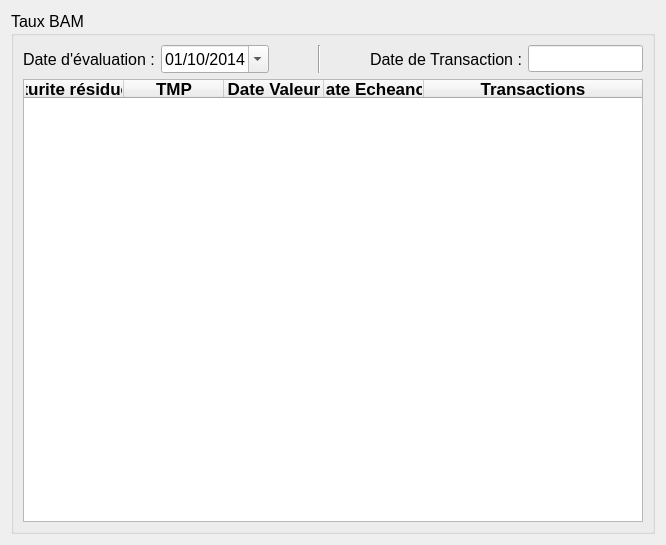
<?xml version="1.0" encoding="UTF-8"?>
<ui version="4.0">
 <class>CourbeTaux</class>
 <widget class="QWidget" name="CourbeTaux">
  <property name="geometry">
   <rect>
    <x>0</x>
    <y>0</y>
    <width>666</width>
    <height>545</height>
   </rect>
  </property>
  <property name="maximumSize">
   <size>
    <width>800</width>
    <height>550</height>
   </size>
  </property>
  <property name="windowTitle">
   <string>Courbe de taux</string>
  </property>
  <layout class="QVBoxLayout" name="verticalLayout">
   <item>
    <widget class="QGroupBox" name="groupBox">
     <property name="sizePolicy">
      <sizepolicy hsizetype="Expanding" vsizetype="Preferred">
       <horstretch>0</horstretch>
       <verstretch>0</verstretch>
      </sizepolicy>
     </property>
     <property name="minimumSize">
      <size>
       <width>430</width>
       <height>0</height>
      </size>
     </property>
     <property name="maximumSize">
      <size>
       <width>750</width>
       <height>16777215</height>
      </size>
     </property>
     <property name="sizeIncrement">
      <size>
       <width>1</width>
       <height>0</height>
      </size>
     </property>
     <property name="font">
      <font>
       <pointsize>12</pointsize>
       <weight>50</weight>
       <bold>false</bold>
       <underline>false</underline>
      </font>
     </property>
     <property name="title">
      <string>Taux BAM</string>
     </property>
     <property name="flat">
      <bool>true</bool>
     </property>
     <property name="checkable">
      <bool>false</bool>
     </property>
     <layout class="QVBoxLayout" name="verticalLayout_2">
      <item>
       <layout class="QHBoxLayout" name="horizontalLayout">
        <item>
         <widget class="QLabel" name="label">
          <property name="text">
           <string>Date d'évaluation :</string>
          </property>
         </widget>
        </item>
        <item>
         <widget class="QDateEdit" name="dateEditFilter">
          <property name="maximumSize">
           <size>
            <width>250</width>
            <height>16777215</height>
           </size>
          </property>
          <property name="date">
           <date>
            <year>2014</year>
            <month>10</month>
            <day>1</day>
           </date>
          </property>
          <property name="currentSection">
           <enum>QDateTimeEdit::DaySection</enum>
          </property>
          <property name="displayFormat">
           <string>dd/MM/yyyy</string>
          </property>
          <property name="calendarPopup">
           <bool>true</bool>
          </property>
          <property name="currentSectionIndex">
           <number>0</number>
          </property>
         </widget>
        </item>
        <item>
         <spacer name="horizontalSpacer_2">
          <property name="orientation">
           <enum>Qt::Horizontal</enum>
          </property>
          <property name="sizeHint" stdset="0">
           <size>
            <width>40</width>
            <height>20</height>
           </size>
          </property>
         </spacer>
        </item>
        <item>
         <widget class="Line" name="line">
          <property name="orientation">
           <enum>Qt::Vertical</enum>
          </property>
         </widget>
        </item>
        <item>
         <spacer name="horizontalSpacer">
          <property name="orientation">
           <enum>Qt::Horizontal</enum>
          </property>
          <property name="sizeHint" stdset="0">
           <size>
            <width>40</width>
            <height>20</height>
           </size>
          </property>
         </spacer>
        </item>
        <item>
         <widget class="QLabel" name="labelTransaction">
          <property name="text">
           <string>Date de Transaction :</string>
          </property>
         </widget>
        </item>
        <item>
         <widget class="QLineEdit" name="lineEditTransaction">
          <property name="maximumSize">
           <size>
            <width>115</width>
            <height>16777215</height>
           </size>
          </property>
          <property name="readOnly">
           <bool>true</bool>
          </property>
         </widget>
        </item>
       </layout>
      </item>
      <item>
       <widget class="QTableWidget" name="tableWidgetCourbe">
        <property name="enabled">
         <bool>true</bool>
        </property>
        <property name="sizePolicy">
         <sizepolicy hsizetype="Expanding" vsizetype="Expanding">
          <horstretch>0</horstretch>
          <verstretch>0</verstretch>
         </sizepolicy>
        </property>
        <property name="minimumSize">
         <size>
          <width>400</width>
          <height>0</height>
         </size>
        </property>
        <property name="maximumSize">
         <size>
          <width>5000</width>
          <height>16777215</height>
         </size>
        </property>
        <property name="font">
         <font>
          <pointsize>13</pointsize>
          <weight>50</weight>
          <bold>false</bold>
         </font>
        </property>
        <property name="midLineWidth">
         <number>0</number>
        </property>
        <property name="editTriggers">
         <set>QAbstractItemView::EditKeyPressed</set>
        </property>
        <property name="dragDropOverwriteMode">
         <bool>false</bool>
        </property>
        <property name="alternatingRowColors">
         <bool>true</bool>
        </property>
        <property name="selectionBehavior">
         <enum>QAbstractItemView::SelectRows</enum>
        </property>
        <property name="showGrid">
         <bool>false</bool>
        </property>
        <property name="gridStyle">
         <enum>Qt::DashLine</enum>
        </property>
        <property name="rowCount">
         <number>0</number>
        </property>
        <attribute name="horizontalHeaderVisible">
         <bool>true</bool>
        </attribute>
        <attribute name="horizontalHeaderStretchLastSection">
         <bool>true</bool>
        </attribute>
        <attribute name="verticalHeaderVisible">
         <bool>true</bool>
        </attribute>
        <attribute name="verticalHeaderDefaultSectionSize">
         <number>22</number>
        </attribute>
        <attribute name="verticalHeaderMinimumSectionSize">
         <number>16</number>
        </attribute>
        <attribute name="verticalHeaderShowSortIndicator" stdset="0">
         <bool>true</bool>
        </attribute>
        <attribute name="verticalHeaderStretchLastSection">
         <bool>false</bool>
        </attribute>
        <column>
         <property name="text">
          <string>Maturite résiduelle</string>
         </property>
         <property name="font">
          <font>
           <weight>75</weight>
           <bold>true</bold>
          </font>
         </property>
        </column>
        <column>
         <property name="text">
          <string>TMP</string>
         </property>
         <property name="font">
          <font>
           <weight>75</weight>
           <bold>true</bold>
          </font>
         </property>
        </column>
        <column>
         <property name="text">
          <string>Date Valeur</string>
         </property>
         <property name="font">
          <font>
           <weight>75</weight>
           <bold>true</bold>
          </font>
         </property>
        </column>
        <column>
         <property name="text">
          <string>Date Echeance</string>
         </property>
         <property name="font">
          <font>
           <weight>75</weight>
           <bold>true</bold>
          </font>
         </property>
        </column>
        <column>
         <property name="text">
          <string>Transactions</string>
         </property>
         <property name="font">
          <font>
           <weight>75</weight>
           <bold>true</bold>
          </font>
         </property>
        </column>
       </widget>
      </item>
     </layout>
    </widget>
   </item>
  </layout>
 </widget>
 <resources/>
 <connections/>
</ui>
